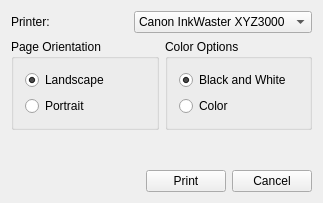
<?xml version="1.0" encoding="UTF-8"?>
<ui version="4.0">
 <class>PrintDialog</class>
 <widget class="QWidget" name="PrintDialog">
  <property name="geometry">
   <rect>
    <x>0</x>
    <y>0</y>
    <width>323</width>
    <height>203</height>
   </rect>
  </property>
  <property name="windowTitle">
   <string>PrintDialog</string>
  </property>
  <layout class="QVBoxLayout" name="verticalLayout_3">
   <item>
    <layout class="QHBoxLayout" name="topLayout">
     <item>
      <widget class="QLabel" name="label">
       <property name="text">
        <string>Printer:</string>
       </property>
      </widget>
     </item>
     <item>
      <widget class="QComboBox" name="printerChoice">
       <item>
        <property name="text">
         <string>Canon InkWaster XYZ3000</string>
        </property>
       </item>
       <item>
        <property name="text">
         <string>Sister PrintMaster 800</string>
        </property>
       </item>
       <item>
        <property name="text">
         <string>HP PaperJammer B200</string>
        </property>
       </item>
      </widget>
     </item>
    </layout>
   </item>
   <item>
    <layout class="QHBoxLayout" name="groupLayout">
     <item>
      <widget class="QGroupBox" name="orientationGroup">
       <property name="title">
        <string>Page Orientation</string>
       </property>
       <layout class="QVBoxLayout" name="verticalLayout">
        <item>
         <widget class="QRadioButton" name="radioBtnLandscape">
          <property name="text">
           <string>Landscape</string>
          </property>
          <property name="checked">
           <bool>true</bool>
          </property>
         </widget>
        </item>
        <item>
         <widget class="QRadioButton" name="radioBtnPortrait">
          <property name="text">
           <string>Portrait</string>
          </property>
         </widget>
        </item>
       </layout>
      </widget>
     </item>
     <item>
      <widget class="QGroupBox" name="colorGroup">
       <property name="title">
        <string>Color Options</string>
       </property>
       <property name="flat">
        <bool>false</bool>
       </property>
       <layout class="QVBoxLayout" name="verticalLayout_2">
        <item>
         <widget class="QRadioButton" name="radioBtnBlackWhite">
          <property name="text">
           <string>Black and White</string>
          </property>
          <property name="checked">
           <bool>true</bool>
          </property>
         </widget>
        </item>
        <item>
         <widget class="QRadioButton" name="radioBtnColor">
          <property name="text">
           <string>Color</string>
          </property>
          <property name="autoExclusive">
           <bool>true</bool>
          </property>
         </widget>
        </item>
       </layout>
      </widget>
     </item>
    </layout>
   </item>
   <item>
    <spacer name="verticalSpacer">
     <property name="orientation">
      <enum>Qt::Vertical</enum>
     </property>
     <property name="sizeHint" stdset="0">
      <size>
       <width>20</width>
       <height>13</height>
      </size>
     </property>
    </spacer>
   </item>
   <item>
    <layout class="QHBoxLayout" name="buttonLayout">
     <item>
      <spacer name="horizontalSpacer">
       <property name="orientation">
        <enum>Qt::Horizontal</enum>
       </property>
       <property name="sizeHint" stdset="0">
        <size>
         <width>40</width>
         <height>20</height>
        </size>
       </property>
      </spacer>
     </item>
     <item>
      <widget class="QPushButton" name="buttonPrint">
       <property name="text">
        <string>Print</string>
       </property>
      </widget>
     </item>
     <item>
      <widget class="QPushButton" name="buttonCancel">
       <property name="text">
        <string>Cancel</string>
       </property>
      </widget>
     </item>
    </layout>
   </item>
  </layout>
 </widget>
 <layoutdefault spacing="6" margin="11"/>
 <resources/>
 <connections/>
</ui>
